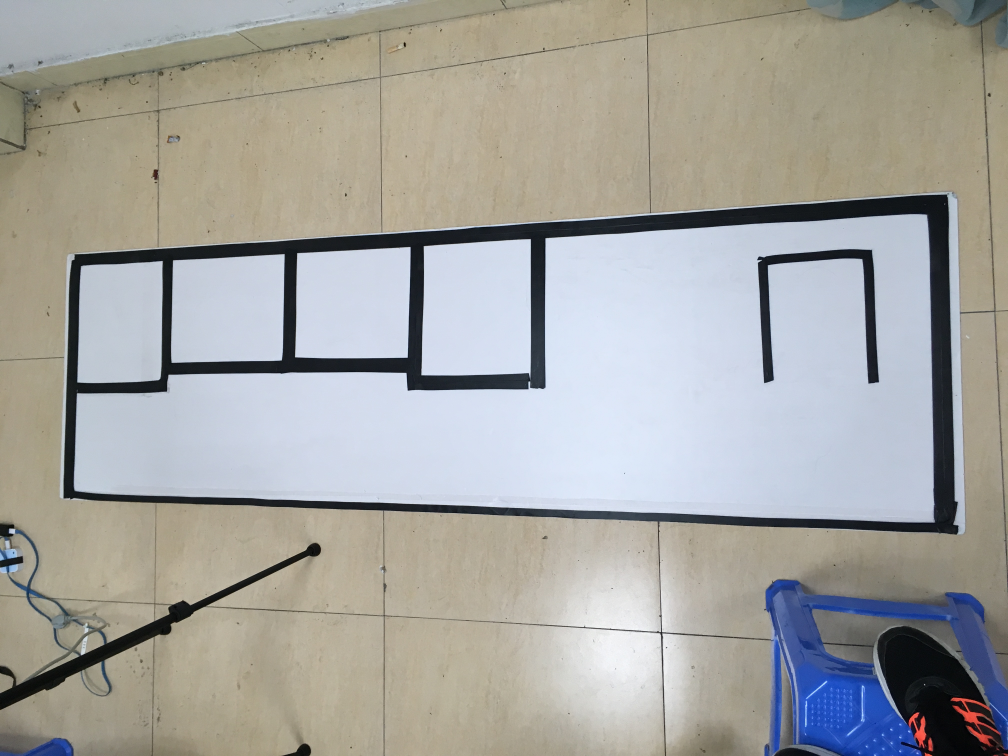
#> input picture playground.jpg, 4032 x 3024 px (shown at 1/4 size)
$ python detect_playground.py   (Python 2 division)
#> lines starting #> are read from the running program, lines starting #| are printed output that depends on the picture; after the words box and inside, x2 and y2 are one past the last pixel; in counts of white or black regions, pixels touching at a corner belong together
### utilfun.py
import collections
import itertools
import cv2
import numpy as np


# Utility function for distance eval
def dist(p, q):
    return ((p[0] - q[0]) ** 2 + (p[1] - q[1]) ** 2) ** 1/2


Line = collections.namedtuple('Line', ['a', 'b', 'c'])
Point = collections.namedtuple('Point', ['x', 'y'])


# [16 lines left out: functions dist2line, calcline, not called in this run]


def drawContour(img, contour):
    return cv2.drawContours(img, [contour], 0, icolor.next())


def imshow(img):
    cv2.imshow('show', img)
    cv2.waitKey(0)


# [4 lines left out: function polygonFit, not called in this run]


def resize2(img, expected_width):

    mtx = [[805.9192690236115, 0.0, 389.50794220736464],
           [0.0, 805.2953556421901, 185.50152151842346],
            [0.0, 0.0, 1.0]]
    dist = [[0.17336845385041066, -1.312150071184175, 0.0011711184651027966,
             0.002950558109854578, 1.9741523238852574]]

    mtx, dist = map(np.array, [mtx, dist])

    # Prepare image
    h, w = img.shape[:2]
    camera_mtx, roi = cv2.getOptimalNewCameraMatrix(mtx, dist, (w, h), 1, (w, h))
    # print camera_mtx, roi

    # undistort
    dst = cv2.undistort(img, mtx, dist, None, camera_mtx)
    # crop the image
    x, y, w, h = roi
    img = dst[y:y + h, x:x + w]

    height, width = img.shape

    factor = float(width) / expected_width
    img = cv2.resize(img, dsize=(expected_width, int(height / factor)),
                     interpolation=cv2.INTER_LINEAR)

    return img


# [41 lines left out: functions calc_rect_points, direction_arrow_gen, calc_angle, not called in this run]


def round_each(input):
    return tuple(map(lambda a: int(round(a)), input))


class Hierarchy:
    def __init__(self, hrki):
        self.hierarchy = hrki

    # [68 lines left out: functions tour, spot, delete_node, not called in this run]

                # [6 lines of commented-out code are left out]

    def copy(self):
        return Hierarchy(list(self.hierarchy))


class ParkingLot:
    # [13 lines left out: function __init__, not called in this run]

    def set_dircetion(self, dir):
        self.direction = dir

    # [23 lines left out: function draw, not called in this run]


colors = [
    (255, 0, 0),
    (0, 255, 0),
    (0, 0, 255),
    (255, 255, 0),
    (0, 255, 255),
    (255, 0, 255)
]

icolor = itertools.cycle(colors)

### detect_playground.py
import cv2
import itertools
import numpy as np
import criteria
import utilfun as uf
from utilfun import imshow
import processing_procedure as prop


# [117 lines left out: functions perspective_analyse, playground_analyse, not called in this run]


class PlayGround:
    # [14 lines left out: function __init__, not called in this run]

    def draw(self, image):
        for p in self.places:
            p.draw(image)


if __name__ == '__main__':
    # Load Image
    img = cv2.imread('playground.jpg')
#> img is the input picture: shape (3024, 4032, 3); mean B, G, R 159.4, 163.7, 164.2
    # Convert Color
    img = cv2.cvtColor(img, code=cv2.COLOR_BGR2GRAY)
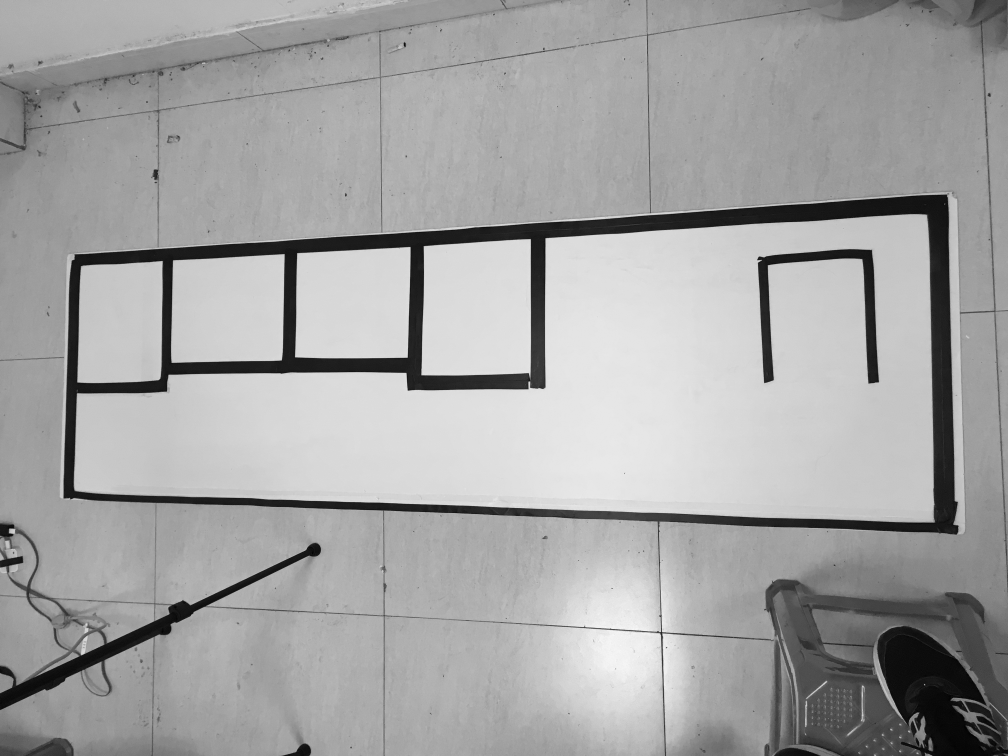
#> img: shape (3024, 4032) (shown at 1/4 size); min 0, max 255, mean 163.3
    # Resize
    img = uf.resize2(img, 1000)
#> in resize2, `dst = cv2.undistort(img, mtx, dist, None, camera_mtx)`:
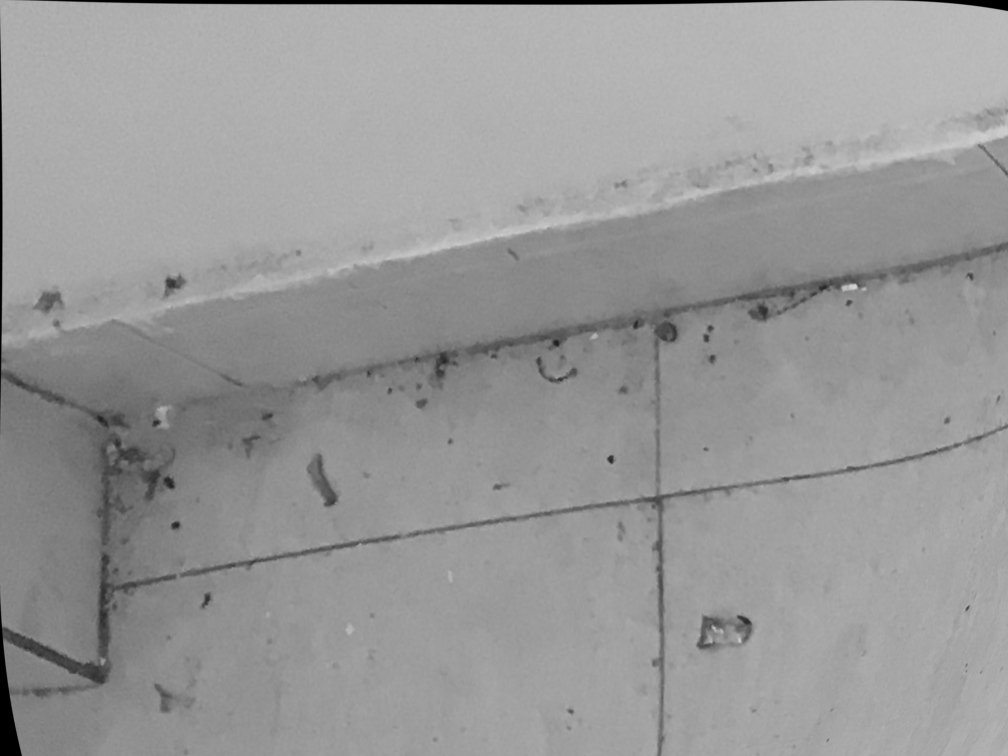
#> dst: shape (3024, 4032) (shown at 1/4 size); min 0, max 215, mean 152.3
#> in resize2, `img = dst[y:y + h, x:x + w]`: img = empty array
#> (the run stopped early here; a loop or call above may not have finished)

$ run again, with cell.jpg copied over playground.jpg
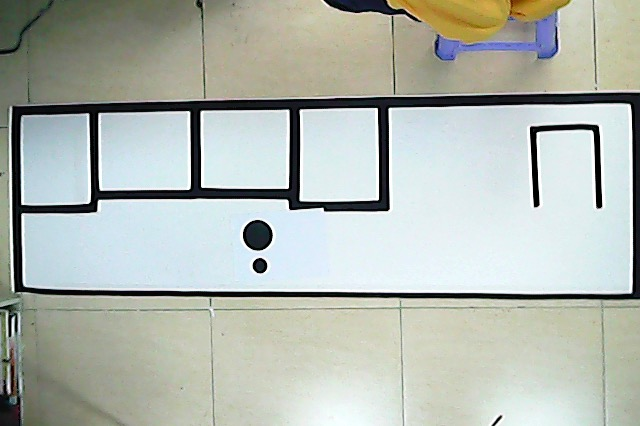
#> input picture cell.jpg, 640 x 426 px
#> img is the input picture: shape (426, 640, 3); mean B, G, R 176.1, 183.8, 177.6
#> in threshold_process, ``:
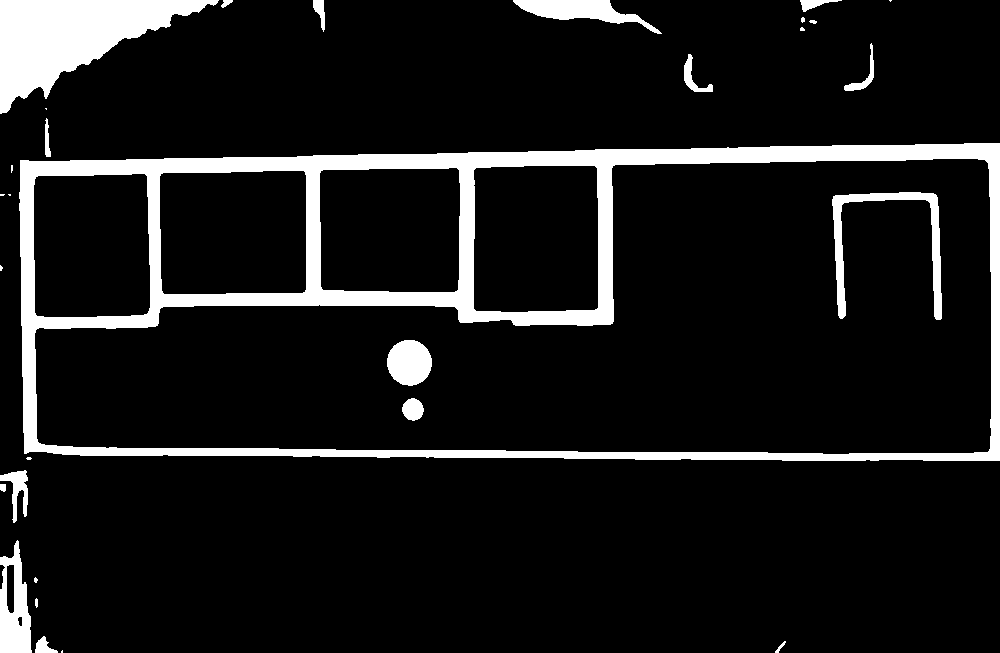
#> img_threshold: shape (653, 1000); values 0 (black) and 100 (white), 10.4% white; 30 white regions (11 under 20 px)
#> in find_contour, ``: contours = 37 contours, 13 with area under 20; largest, box (x1, y1, x2, y2) and area: (19, 143, 1000, 461) 298447, (34, 158, 992, 455) 187811, (473, 165, 599, 313) 18067, (159, 170, 307, 295) 17866, (319, 167, 461, 293) 17157
#> imdebug: shape (653, 1000, 3); values 0 (black) and 100 (white), 10.4% white; 30 white regions (11 under 20 px), largest, box (x1, y1, x2, y2) and area: (19, 143, 1000, 461) 44768, (0, 0, 219, 114) 11601, (832, 192, 942, 320) 2682
#> self.hierarchy = 37 rows, first 6: [1, -1, -1, -1], [2, 0, -1, -1], [3, 1, -1, -1], [4, 2, -1, -1], [5, 3, -1, -1], [8, 4, 6, -1]
#> the loop in filtering_size_overlap, `` made 37 passes
#> valid_contour_roots = [15]
#> rootidx = 15
#> eps = 128.2
#> bound = [[999, 143], [20, 160], [24, 453], [999, 460]]
#> rotbound = -286915
#> in perspective_param, ``: quadrangle = [[999, 460], [24, 453], [20, 160], [999, 143]]
#> the loop in perspective_param, `` made 4 passes
#> after the loop in perspective_param, ``: dist2origin = [(0, 604800.5), (1, 102892.5), (2, 13000), (3, 509225)]
#> upperleftidx = 2
#> fixed_bound = [[20, 160], [999, 143], [999, 460], [24, 453]]
#> param = [[1.1, -0.0151, -19.67], [0.0177, 1.02, -163.3], [8.35e-05, -1.51e-05, 1]]
#> in perspective_analyse, `pspt_param = prop.perspective_param(bound, (1000, 300))`: pspt_param has the same summary as param in perspective_param
#> `pspt_param = perspective_analyse(img)`: pspt_param has the same summary as param in perspective_param
#> in warp_perspective, ``:
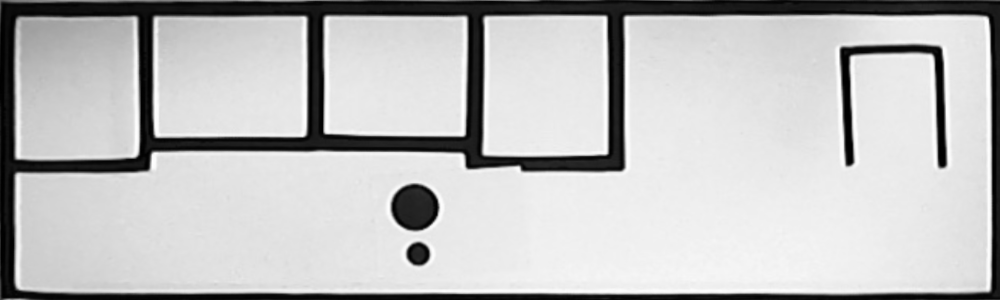
#> img: shape (300, 1000); min 0, max 255, mean 191.9

$ run again, with mark.jpg copied over playground.jpg
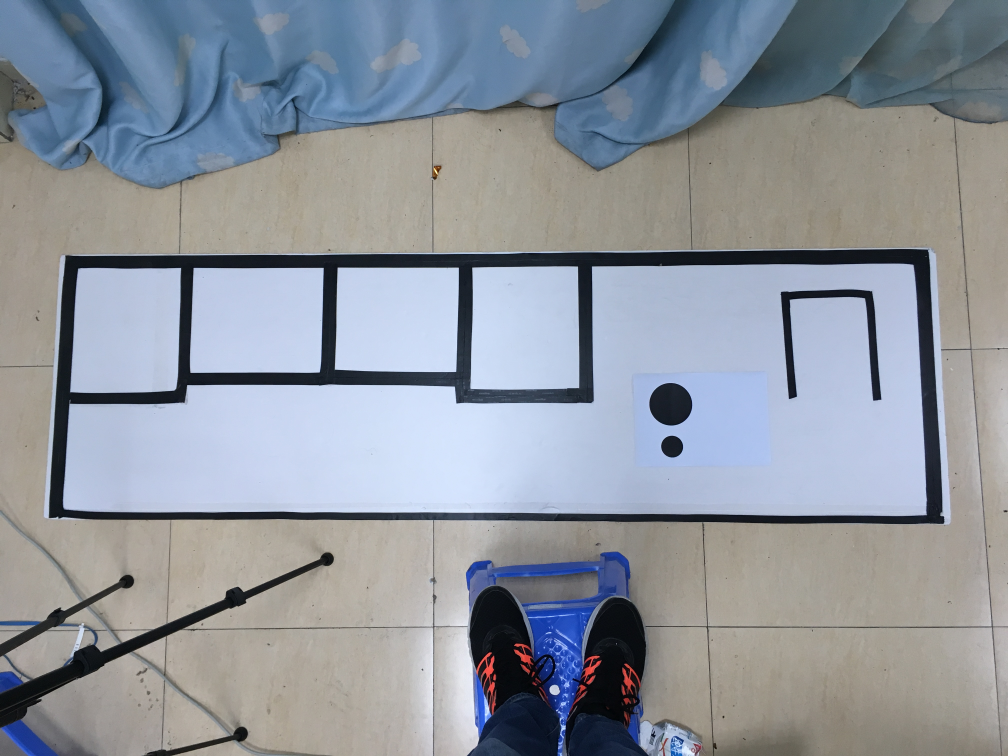
#> input picture mark.jpg, 4032 x 3024 px (shown at 1/4 size)
#> img is the input picture: shape (3024, 4032, 3); mean B, G, R 156.9, 147.9, 141.5
#> `img = cv2.cvtColor(img, code=cv2.COLOR_BGR2GRAY)`:
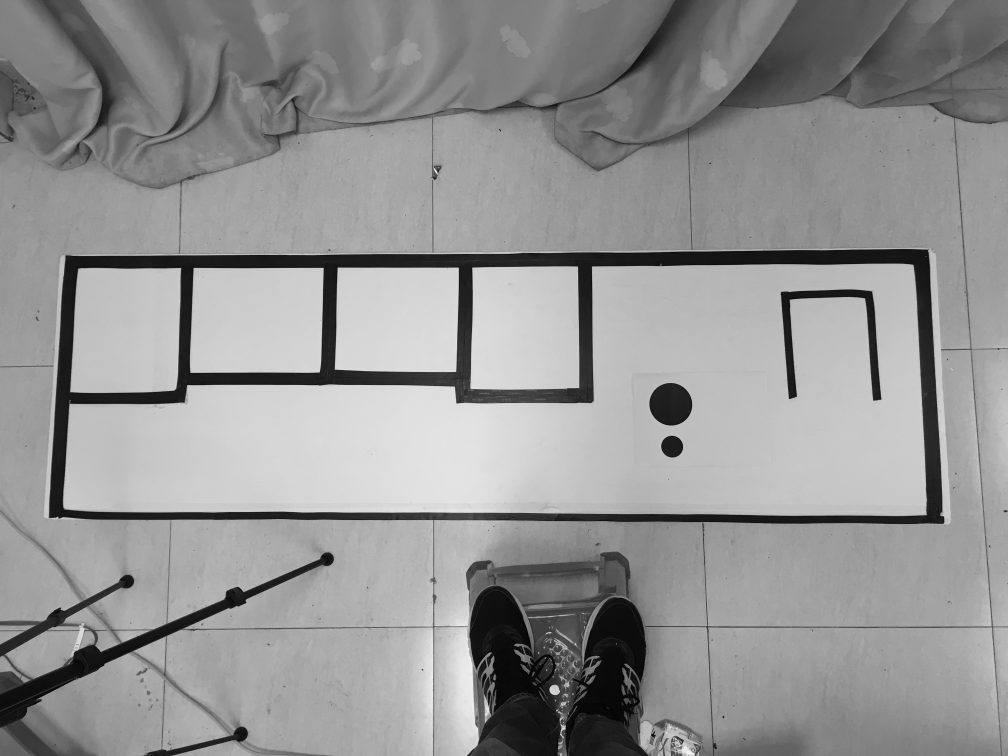
#> img: shape (3024, 4032) (shown at 1/4 size); min 0, max 254, mean 147
#> in resize2, `dst = cv2.undistort(img, mtx, dist, None, camera_mtx)`:
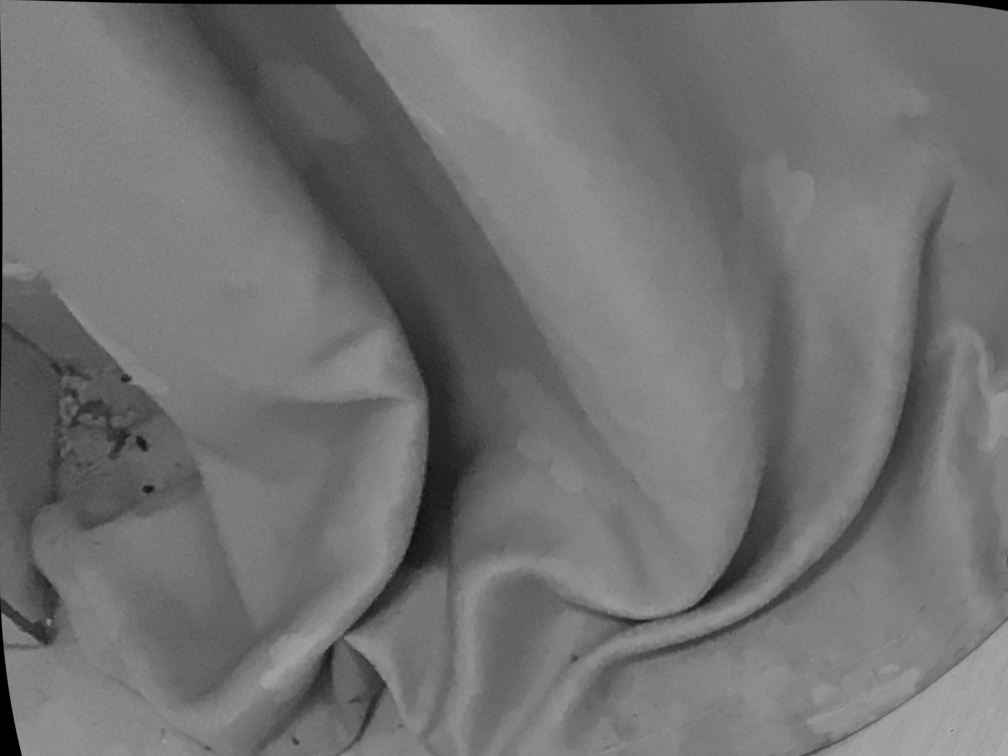
#> dst: shape (3024, 4032) (shown at 1/4 size); min 0, max 175, mean 112.9
#> in resize2, `img = dst[y:y + h, x:x + w]`: img = empty array
